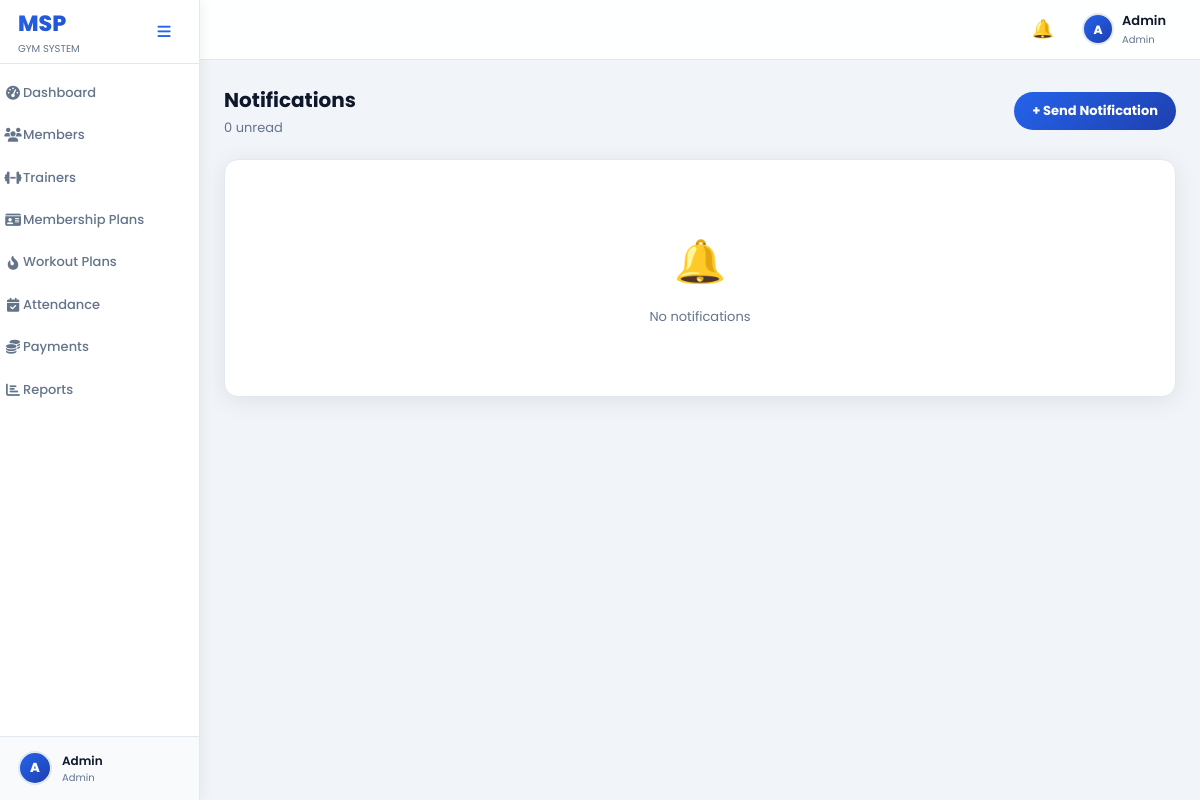
Screenshot of /views/admin/notifications.php (signed in) with the database file from the repository.
### tables this page shows
CREATE TABLE `users` (
  `id` int(11) NOT NULL,
  `name` varchar(100) NOT NULL,
  `email` varchar(100) NOT NULL,
  `password` varchar(255) NOT NULL,
  `phone` varchar(20) DEFAULT NULL,
  `profile_image` varchar(255) DEFAULT NULL,
  `membership_plan` varchar(50) DEFAULT NULL,
  `membership_status` enum('active','expired','pending') DEFAULT 'pending',
  `renewal_date` date DEFAULT NULL,
  `role` enum('user','admin') DEFAULT 'user',
  `created_at` timestamp NOT NULL DEFAULT current_timestamp()
);

### config/database.php (called while the page is built)
<?php
function db(): PDO {
    static $pdo = null;
    if ($pdo === null) {
        $host   = 'localhost';
        $dbname = 'gym';
        $user   = 'root';
        $pass   = '';
        try {
            $pdo = new PDO("mysql:host=$host;dbname=$dbname;charset=utf8mb4", $user, $pass, [
                PDO::ATTR_ERRMODE            => PDO::ERRMODE_EXCEPTION,
                PDO::ATTR_DEFAULT_FETCH_MODE => PDO::FETCH_ASSOC,
                PDO::ATTR_EMULATE_PREPARES   => false,
            ]);
        } catch (PDOException $e) {
            http_response_code(503);
            die('Database connection failed. Please try again later.');
        }
    }
    return $pdo;
}

### functions/auth.php (called while the page is built, shortened)
<?php
function current_user(): ?array {
    static $user = null;
    if ($user === null) {
        $s = db()->prepare('SELECT * FROM users WHERE id=:id LIMIT 1');
        $s->execute(['id' => $_SESSION['user_id']]);
        $user = $s->fetch() ?: null;
    }
    return $user;
}

### views/admin/notifications.php (the view, shortened to what this page needs)
<?php
$pdo = db();
$me = current_user();
$unread_cnt_s = $pdo->prepare('SELECT COUNT(*) FROM notifications WHERE user_id=:id AND is_read=0'); $unread_cnt_s->execute(['id'=>$me['id']]); $unread_count=(int)$unread_cnt_s->fetchColumn();
$cnt_s = $pdo->prepare('SELECT COUNT(*) FROM notifications WHERE user_id=:id'); $cnt_s->execute(['id'=>$me['id']]); $total=(int)$cnt_s->fetchColumn();
$pag = paginate($total, 4);
$s = $pdo->prepare('SELECT * FROM notifications WHERE user_id=:id ORDER BY created_at DESC LIMIT :lim OFFSET :off');
$s->bindValue(':id', $me['id'], PDO::PARAM_INT);
$s->bindValue(':lim', $pag['per_page'], PDO::PARAM_INT);
$s->bindValue(':off', $pag['offset'], PDO::PARAM_INT);
$s->execute();
$rows = $s->fetchAll();
include APP_ROOT . '/views/includes/head_admin.php';
?>
<div class="page-header">
  <div><h2>Notifications</h2><p><?= $unread_count ?> unread</p></div>
  <div class="page-actions">
    <button class="btn btn-primary" data-open-modal="sendModal">+ Send Notification</button>
  </div>
</div>
<div class="card">
  <?php if (empty($rows)): ?><div class="empty-state"><div class="empty-icon">&#128276;</div><p>No notifications</p></div>
  <?php else: foreach ($rows as $n): ?>
  <div class="notif-item <?= !$n['is_read'] ? 'unread' : '' ?>">
    <div class="notif-title"><?= e($n['title']) ?></div>
    <div class="notif-msg"><?= e($n['message']) ?></div>
    <div class="notif-meta">
      <?= badge_status($n['type']) ?>
      <span class="text-muted" style="font-size:11px;"><?= time_ago($n['created_at']) ?></span>
      <?php if (!$n['is_read']): ?><a href="?read=<?= $n['id'] ?>" class="btn btn-sm btn-secondary">Mark read</a><?php endif; ?>
    </div>
  </div>
  <?php endforeach; endif; ?>
</div>
<?php include APP_ROOT . '/views/includes/foot_admin.php'; ?>

### views/includes/head_admin.php (shortened to what this page needs)
<?php
$_me    = current_user();
$_badge = $_me ? unread_count((int)$_me['id']) : 0;
?>
<!DOCTYPE html>
<html lang="en">
<head>
<link rel="stylesheet" href="/gym-system/assets/css/main.css">
</head>
<body>
<div class="app-layout">
<?php include APP_ROOT . '/views/includes/sidebar_admin.php'; ?>
<div class="main-content" id="mainContent">
<header class="topbar">
  <div class="topbar-actions">
    <a href="/gym-system/views/admin/notifications.php" class="topbar-notif" title="Notifications" style="color:#e0bc52;">
      &#128276;<?php if ($_badge > 0): ?><span class="notif-dot"></span><?php endif; ?>
    </a>
    <div class="topbar-user" onclick="toggleProfileMenu()" style="position:relative;cursor:pointer;">
      <?= avatar($_me['name'] ?? 'Admin', null, 32) ?>
      <div class="topbar-user-info">
        <div class="topbar-user-name"><?= e($_me['name'] ?? 'Admin') ?></div>
        <div class="topbar-user-role"><?= e($_me['role'] ?? '') ?></div>
      </div>
    </div>
  </div>
</header>
<div class="page-body">

### views/includes/sidebar_admin.php (shortened to what this page needs)
<?php
$page  = basename($_SERVER['PHP_SELF']);
$me    = current_user();
function sb_active(array $pages): string {
    global $page;
    return in_array($page, $pages) ? 'active' : '';
}
?>
<link rel="stylesheet" href="https://cdnjs.cloudflare.com/ajax/libs/font-awesome/6.5.0/css/all.min.css">
<aside class="sidebar" id="appSidebar">
  <div class="sidebar-brand">
    <div class="brand-wrap">
      <div class="brand-logo">MSP</div>
      <div class="brand-sub">GYM SYSTEM</div>
    </div>
    <button class="sidebar-toggle" id="sidebarToggle" title="Toggle sidebar">
      <i class="fa-solid fa-bars"></i>
    </button>
  </div>
  <nav class="sidebar-nav">
    <div class="nav-item">
      <a href="/gym-system/views/admin/dashboard.php" class="nav-link <?= sb_active(['dashboard.php']) ?>">
        <span class="nav-icon"><i class="fa-solid fa-gauge-high"></i></span>
        <span class="nav-label">Dashboard</span>
      </a>
    </div>
    <div class="nav-item">
      <a href="/gym-system/views/admin/members.php" class="nav-link <?= sb_active(['members.php']) ?>">
        <span class="nav-icon"><i class="fa-solid fa-users"></i></span>
        <span class="nav-label">Members</span>
      </a>
    </div>
    <div class="nav-item">
      <a href="/gym-system/views/admin/trainers.php" class="nav-link <?= sb_active(['trainers.php']) ?>">
        <span class="nav-icon"><i class="fa-solid fa-dumbbell"></i></span>
        <span class="nav-label">Trainers</span>
      </a>
    </div>
    <div class="nav-item">
      <a href="/gym-system/views/admin/membership_plans.php" class="nav-link <?= sb_active(['membership_plans.php']) ?>">
        <span class="nav-icon"><i class="fa-solid fa-id-card"></i></span>
        <span class="nav-label">Membership Plans</span>
      </a>
    </div>
    <div class="nav-item">
      <a href="/gym-system/views/admin/workout_plans.php" class="nav-link <?= sb_active(['workout_plans.php']) ?>">
        <span class="nav-icon"><i class="fa-solid fa-fire-flame-curved"></i></span>
        <span class="nav-label">Workout Plans</span>
      </a>
    </div>
    <div class="nav-item">
      <a href="/gym-system/views/admin/attendance.php" class="nav-link <?= sb_active(['attendance.php']) ?>">
        <span class="nav-icon"><i class="fa-solid fa-calendar-check"></i></span>
        <span class="nav-label">Attendance</span>
      </a>
    </div>
    <div class="nav-item">
      <a href="/gym-system/views/admin/payments.php" class="nav-link <?= sb_active(['payments.php']) ?>">
        <span class="nav-icon"><i class="fa-solid fa-coins"></i></span>
        <span class="nav-label">Payments</span>
      </a>
    </div>
    <div class="nav-item">
      <a href="/gym-system/views/admin/reports.php" class="nav-link <?= sb_active(['reports.php']) ?>">
        <span class="nav-icon"><i class="fa-solid fa-chart-bar"></i></span>
        <span class="nav-label">Reports</span>
      </a>
    </div>
  </nav>
  <div class="sidebar-footer">
    <?= avatar($me['name'] ?? 'Admin', null, 34) ?>
    <div class="footer-info">
      <div class="footer-name"><?= e($me['name'] ?? 'Admin') ?></div>
      <div class="footer-role"><?= e($me['role'] ?? '') ?></div>
    </div>
  </div>
</aside>

### functions/helpers.php (shortened to what this page needs)
<?php
function e(mixed $v): string {
    return htmlspecialchars((string)$v, ENT_QUOTES | ENT_SUBSTITUTE, 'UTF-8');
}
function avatar(string $name, ?string $img = null, int $size = 40): string {
    $initial = strtoupper(mb_substr($name, 0, 1));
    return '<div class="avatar-initial" style="width:' . $size . 'px;height:' . $size . 'px;font-size:' . (int)($size * 0.4) . 'px">' . $initial . '</div>';
}

### rows the page displays
users: name "A A", name "Admin", role "Admin"

### other values shown
$unread_count "0"
